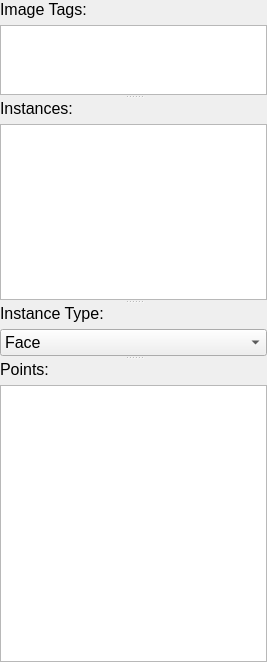
<?xml version="1.0" encoding="UTF-8"?>
<ui version="4.0">
 <class>SelectionControls</class>
 <widget class="QWidget" name="SelectionControls">
  <property name="geometry">
   <rect>
    <x>0</x>
    <y>0</y>
    <width>267</width>
    <height>662</height>
   </rect>
  </property>
  <property name="windowTitle">
   <string>Form</string>
  </property>
  <layout class="QVBoxLayout" name="verticalLayout">
   <property name="leftMargin">
    <number>0</number>
   </property>
   <property name="topMargin">
    <number>0</number>
   </property>
   <property name="rightMargin">
    <number>0</number>
   </property>
   <property name="bottomMargin">
    <number>0</number>
   </property>
   <item>
    <widget class="QSplitter" name="splt_right">
     <property name="orientation">
      <enum>Qt::Vertical</enum>
     </property>
     <property name="childrenCollapsible">
      <bool>false</bool>
     </property>
     <widget class="QFrame" name="frm_tag_list">
      <property name="sizePolicy">
       <sizepolicy hsizetype="Preferred" vsizetype="Preferred">
        <horstretch>0</horstretch>
        <verstretch>4</verstretch>
       </sizepolicy>
      </property>
      <property name="frameShape">
       <enum>QFrame::NoFrame</enum>
      </property>
      <property name="frameShadow">
       <enum>QFrame::Raised</enum>
      </property>
      <layout class="QVBoxLayout" name="verticalLayout_7">
       <property name="leftMargin">
        <number>0</number>
       </property>
       <property name="topMargin">
        <number>0</number>
       </property>
       <property name="rightMargin">
        <number>0</number>
       </property>
       <property name="bottomMargin">
        <number>0</number>
       </property>
       <item>
        <widget class="QLabel" name="lbl_tag_list">
         <property name="font">
          <font>
           <pointsize>12</pointsize>
          </font>
         </property>
         <property name="text">
          <string>Image Tags:</string>
         </property>
        </widget>
       </item>
       <item>
        <widget class="QListView" name="lst_tags">
         <property name="sizePolicy">
          <sizepolicy hsizetype="Preferred" vsizetype="Expanding">
           <horstretch>0</horstretch>
           <verstretch>1</verstretch>
          </sizepolicy>
         </property>
         <property name="minimumSize">
          <size>
           <width>150</width>
           <height>0</height>
          </size>
         </property>
         <property name="maximumSize">
          <size>
           <width>16777215</width>
           <height>16777215</height>
          </size>
         </property>
         <property name="editTriggers">
          <set>QAbstractItemView::DoubleClicked</set>
         </property>
        </widget>
       </item>
      </layout>
     </widget>
     <widget class="QFrame" name="frm_instance_list">
      <property name="sizePolicy">
       <sizepolicy hsizetype="Preferred" vsizetype="Preferred">
        <horstretch>0</horstretch>
        <verstretch>10</verstretch>
       </sizepolicy>
      </property>
      <property name="frameShape">
       <enum>QFrame::NoFrame</enum>
      </property>
      <property name="frameShadow">
       <enum>QFrame::Raised</enum>
      </property>
      <layout class="QVBoxLayout" name="verticalLayout_4">
       <property name="leftMargin">
        <number>0</number>
       </property>
       <property name="topMargin">
        <number>0</number>
       </property>
       <property name="rightMargin">
        <number>0</number>
       </property>
       <property name="bottomMargin">
        <number>0</number>
       </property>
       <item>
        <widget class="QLabel" name="lbl_instance_list">
         <property name="font">
          <font>
           <pointsize>12</pointsize>
          </font>
         </property>
         <property name="text">
          <string>Instances:</string>
         </property>
        </widget>
       </item>
       <item>
        <widget class="QListView" name="lst_instances">
         <property name="sizePolicy">
          <sizepolicy hsizetype="Preferred" vsizetype="Expanding">
           <horstretch>0</horstretch>
           <verstretch>1</verstretch>
          </sizepolicy>
         </property>
         <property name="minimumSize">
          <size>
           <width>150</width>
           <height>0</height>
          </size>
         </property>
         <property name="maximumSize">
          <size>
           <width>16777215</width>
           <height>16777215</height>
          </size>
         </property>
         <property name="editTriggers">
          <set>QAbstractItemView::DoubleClicked</set>
         </property>
        </widget>
       </item>
      </layout>
     </widget>
     <widget class="QFrame" name="frame_5">
      <property name="sizePolicy">
       <sizepolicy hsizetype="Preferred" vsizetype="Fixed">
        <horstretch>0</horstretch>
        <verstretch>0</verstretch>
       </sizepolicy>
      </property>
      <property name="frameShape">
       <enum>QFrame::NoFrame</enum>
      </property>
      <property name="frameShadow">
       <enum>QFrame::Raised</enum>
      </property>
      <layout class="QVBoxLayout" name="verticalLayout_5">
       <property name="leftMargin">
        <number>0</number>
       </property>
       <property name="topMargin">
        <number>0</number>
       </property>
       <property name="rightMargin">
        <number>0</number>
       </property>
       <property name="bottomMargin">
        <number>0</number>
       </property>
       <item>
        <widget class="QLabel" name="label_2">
         <property name="font">
          <font>
           <pointsize>12</pointsize>
          </font>
         </property>
         <property name="text">
          <string>Instance Type:</string>
         </property>
        </widget>
       </item>
       <item>
        <widget class="QComboBox" name="dpd_instance_type">
         <property name="font">
          <font>
           <pointsize>12</pointsize>
          </font>
         </property>
         <item>
          <property name="text">
           <string>Face</string>
          </property>
         </item>
         <item>
          <property name="text">
           <string>Box</string>
          </property>
         </item>
        </widget>
       </item>
      </layout>
     </widget>
     <widget class="QFrame" name="frame_6">
      <property name="sizePolicy">
       <sizepolicy hsizetype="Preferred" vsizetype="Preferred">
        <horstretch>0</horstretch>
        <verstretch>15</verstretch>
       </sizepolicy>
      </property>
      <property name="frameShape">
       <enum>QFrame::NoFrame</enum>
      </property>
      <property name="frameShadow">
       <enum>QFrame::Raised</enum>
      </property>
      <layout class="QVBoxLayout" name="verticalLayout_6">
       <property name="leftMargin">
        <number>0</number>
       </property>
       <property name="topMargin">
        <number>0</number>
       </property>
       <property name="rightMargin">
        <number>0</number>
       </property>
       <property name="bottomMargin">
        <number>0</number>
       </property>
       <item>
        <widget class="QLabel" name="label_3">
         <property name="font">
          <font>
           <pointsize>12</pointsize>
          </font>
         </property>
         <property name="text">
          <string>Points:</string>
         </property>
        </widget>
       </item>
       <item>
        <widget class="QListView" name="lst_points">
         <property name="sizePolicy">
          <sizepolicy hsizetype="Preferred" vsizetype="Expanding">
           <horstretch>0</horstretch>
           <verstretch>1</verstretch>
          </sizepolicy>
         </property>
         <property name="minimumSize">
          <size>
           <width>150</width>
           <height>0</height>
          </size>
         </property>
         <property name="maximumSize">
          <size>
           <width>16777215</width>
           <height>16777215</height>
          </size>
         </property>
         <property name="editTriggers">
          <set>QAbstractItemView::NoEditTriggers</set>
         </property>
        </widget>
       </item>
      </layout>
     </widget>
    </widget>
   </item>
  </layout>
 </widget>
 <resources/>
 <connections/>
</ui>
